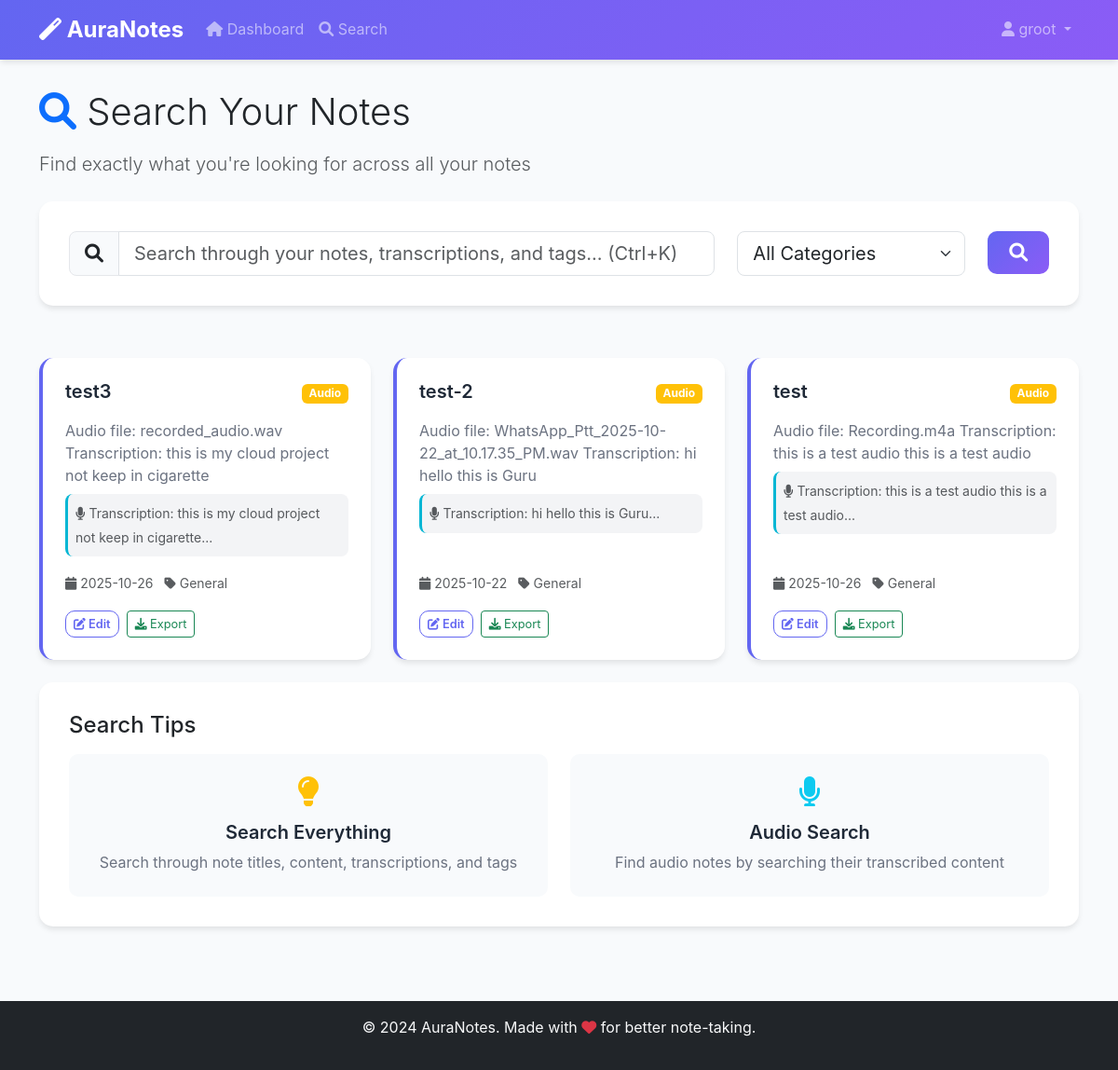
Page /search (signed in) on the committed database.
### app.py (models this page shows)
class User(UserMixin, db.Model):
    id = db.Column(db.Integer, primary_key=True)
    username = db.Column(db.String(80), unique=True, nullable=False)
    email = db.Column(db.String(120), unique=True, nullable=False)
    password_hash = db.Column(db.String(120), nullable=False)
    created_at = db.Column(db.DateTime, default=datetime.utcnow)
    notes = db.relationship('Note', backref='author', lazy=True)

class Note(db.Model):
    id = db.Column(db.Integer, primary_key=True)
    title = db.Column(db.String(200), nullable=False)
    content = db.Column(db.Text, nullable=False)
    note_type = db.Column(db.String(20), nullable=False)  # 'text', 'file', 'audio'
    file_path = db.Column(db.String(500))
    transcription = db.Column(db.Text)  # For audio notes
    category = db.Column(db.String(50), default='General')
    tags = db.Column(db.String(500))  # JSON string of tags
    created_at = db.Column(db.DateTime, default=datetime.utcnow)
    updated_at = db.Column(db.DateTime, default=datetime.utcnow, onupdate=datetime.utcnow)
    user_id = db.Column(db.Integer, db.ForeignKey('user.id'), nullable=False)
    is_shared = db.Column(db.Boolean, default=False)
    shared_with = db.Column(db.String(500))  # JSON string of user IDs

### app.py (the view, shortened to what this page needs)
@app.route('/search')
@login_required
def search():
    query = request.args.get('q', '')
    category = request.args.get('category', '')
    notes_query = Note.query.filter_by(user_id=current_user.id)
    if category:
        notes_query = notes_query.filter_by(category=category)
    notes = notes_query.order_by(Note.updated_at.desc()).all()
    return render_template('search.html', notes=notes, query=query, category=category)

### app.py (called while the page is built)
@login_manager.user_loader
def load_user(user_id):
    return User.query.get(int(user_id))

### templates/search.html (shortened to what this page needs)
{% extends "base.html" %}
{% block content %}
<div class="search-container">
    <div class="container">
        <div class="row">
            <div class="col-12">
                <div class="search-header mb-4">
                    <h1 class="display-6 mb-3">
                        <i class="fas fa-search text-primary"></i> Search Your Notes
                    </h1>
                    <p class="lead text-muted">Find exactly what you're looking for across all your notes</p>
                </div>
            </div>
        </div>
        <div class="row mb-4">
            <div class="col-12">
                <div class="search-form">
                    <form method="GET" action="{{ url_for('search') }}">
                        <div class="row">
                            <div class="col-md-8">
                                <div class="input-group input-group-lg">
                                    <span class="input-group-text">
                                        <i class="fas fa-search"></i>
                                    </span>
                                    <input type="text" class="form-control" name="q" value="{{ query }}"
                                           placeholder="Search through your notes, transcriptions, and tags...">
                                </div>
                            </div>
                            <div class="col-md-3">
                                <select class="form-select form-select-lg" name="category">
                                    <option value="">All Categories</option>
                                </select>
                            </div>
                            <div class="col-md-1">
                                <button type="submit" class="btn btn-primary btn-lg w-100">
                                    <i class="fas fa-search"></i>
                                </button>
                            </div>
                        </div>
                    </form>
                </div>
            </div>
        </div>
        <div class="row">
            {% for note in notes %}
            <div class="col-md-6 col-lg-4 mb-4">
                <div class="note-card search-result-card">
                    <div class="note-header">
                        <h5 class="note-title">{{ note.title }}</h5>
                        <div class="note-type-badge">
                            {% if note.note_type == 'text' %}
                                <span class="badge bg-primary">Text</span>
                            {% elif note.note_type == 'file' %}
                                <span class="badge bg-success">File</span>
                            {% elif note.note_type == 'audio' %}
                                <span class="badge bg-warning">Audio</span>
                            {% endif %}
                        </div>
                    </div>
                    <div class="note-content">
                        <p class="note-preview">{{ note.content[:150] }}{% if note.content|length > 150 %}...{% endif %}</p>
                        {% if note.transcription %}
                        <div class="transcription-preview">
                            <small class="text-muted">
                                <i class="fas fa-microphone"></i> Transcription: {{ note.transcription[:100] }}...
                            </small>
                        </div>
                        {% endif %}
                    </div>
                    <div class="note-meta">
                        <small class="text-muted">
                            <i class="fas fa-calendar"></i> {{ note.created_at.strftime('%Y-%m-%d') }}
                            <i class="fas fa-tag ms-2"></i> {{ note.category }}
                        </small>
                    </div>
                    <div class="note-actions">
                        <a href="{{ url_for('edit_note', note_id=note.id) }}" class="btn btn-sm btn-outline-primary">
                            <i class="fas fa-edit"></i> Edit
                        </a>
                        <a href="{{ url_for('export_note', note_id=note.id) }}" class="btn btn-sm btn-outline-success">
                            <i class="fas fa-download"></i> Export
                        </a>
                    </div>
                </div>
            </div>
            {% endfor %}
        </div>
        {% if not query and not category %}
        <div class="row">
            <div class="col-12">
                <div class="search-tips">
                    <h4 class="mb-3">Search Tips</h4>
                    <div class="row">
                        <div class="col-md-6">
                            <div class="tip-card">
                                <i class="fas fa-lightbulb text-warning"></i>
                                <h5>Search Everything</h5>
                                <p>Search through note titles, content, transcriptions, and tags</p>
                            </div>
                        </div>
                        <div class="col-md-6">
                            <div class="tip-card">
                                <i class="fas fa-microphone text-info"></i>
                                <h5>Audio Search</h5>
                                <p>Find audio notes by searching their transcribed content</p>
                            </div>
                        </div>
                    </div>
                </div>
            </div>
        </div>
        {% endif %}
    </div>
</div>
{% endblock %}

### templates/base.html (shortened to what this page needs)
<!DOCTYPE html>
<html lang="en">
<head>
    <link href="https://cdn.jsdelivr.net/npm/bootstrap@5.3.0/dist/css/bootstrap.min.css" rel="stylesheet">
    <link href="https://cdnjs.cloudflare.com/ajax/libs/font-awesome/6.0.0/css/all.min.css" rel="stylesheet">
    <link href="{{ url_for('static', filename='css/style.css') }}" rel="stylesheet">
</head>
<body>
    <nav class="navbar navbar-expand-lg navbar-dark bg-gradient">
        <div class="container">
            <a class="navbar-brand fw-bold" href="{{ url_for('index') }}">
                <i class="fas fa-magic"></i> AuraNotes
            </a>
            {% if current_user.is_authenticated %}
            <div class="collapse navbar-collapse" id="navbarNav">
                <ul class="navbar-nav me-auto">
                    <li class="nav-item">
                        <a class="nav-link" href="{{ url_for('dashboard') }}">
                            <i class="fas fa-home"></i> Dashboard
                        </a>
                    </li>
                    <li class="nav-item">
                        <a class="nav-link" href="{{ url_for('search') }}">
                            <i class="fas fa-search"></i> Search
                        </a>
                    </li>
                </ul>
                <ul class="navbar-nav">
                    <li class="nav-item dropdown">
                        <a class="nav-link dropdown-toggle" href="#" role="button" data-bs-toggle="dropdown">
                            <i class="fas fa-user"></i> {{ current_user.username }}
                        </a>
                    </li>
                </ul>
            </div>
            {% endif %}
        </div>
    </nav>
    <main class="container-fluid">
        {% block content %}{% endblock %}
    </main>
    <footer class="bg-dark text-light text-center py-3 mt-5">
        <div class="container">
            <p>&copy; 2024 AuraNotes. Made with <i class="fas fa-heart text-danger"></i> for better note-taking.</p>
        </div>
    </footer>
</body>
</html>

### static/css/style.css (style rules this page uses)
:root { --primary-color: #6366f1; --secondary-color: #8b5cf6; --success-color: #10b981; --warning-color: #f59e0b; --danger-color: #ef4444; --info-color: #06b6d4; --dark-color: #1f2937; --light-color: #f8fafc; --gradient-primary: linear-gradient(135deg, #6366f1 0%, #8b5cf6 100%); --gradient-secondary: linear-gradient(135deg, #06b6d4 0%, #3b82f6 100%); }
body { font-family: 'Inter', -apple-system, BlinkMacSystemFont, 'Segoe UI', Roboto, sans-serif; background-color: var(--light-color); line-height: 1.6; }
.navbar.bg-gradient { background: var(--gradient-primary) !important; box-shadow: 0 4px 6px -1px rgba(0, 0, 0, 0.1); }
.navbar-brand { font-size: 1.5rem; font-weight: 700; }
.input-group-text { background: var(--light-color); border-color: #e5e7eb; }
.note-card { background: white; border-radius: 15px; padding: 1.5rem; box-shadow: 0 4px 6px -1px rgba(0, 0, 0, 0.1); transition: transform 0.3s ease, box-shadow 0.3s ease; height: 100%; display: flex; flex-direction: column; }
.note-header { display: flex; justify-content: space-between; align-items: flex-start; margin-bottom: 1rem; }
.note-title { font-weight: 600; color: var(--dark-color); margin: 0; flex: 1; }
.note-type-badge { margin-left: 1rem; }
.note-content { flex: 1; margin-bottom: 1rem; }
.note-preview { color: #6b7280; margin: 0; line-height: 1.5; }
.transcription-preview { margin-top: 0.5rem; padding: 0.5rem; background: #f3f4f6; border-radius: 8px; border-left: 3px solid var(--info-color); }
.note-meta { margin-bottom: 1rem; }
.note-actions { display: flex; gap: 0.5rem; flex-wrap: wrap; }
.note-actions .btn { font-size: 0.8rem; padding: 0.25rem 0.5rem; }
.search-container { padding: 2rem 0; }
.search-form { background: white; border-radius: 15px; padding: 2rem; box-shadow: 0 4px 6px -1px rgba(0, 0, 0, 0.1); margin-bottom: 2rem; }
.search-result-card { border-left: 4px solid var(--primary-color); }
.search-tips { background: white; border-radius: 15px; padding: 2rem; box-shadow: 0 4px 6px -1px rgba(0, 0, 0, 0.1); }
.tip-card { text-align: center; padding: 1.5rem; background: #f8fafc; border-radius: 10px; height: 100%; }
.tip-card i { font-size: 2rem; margin-bottom: 1rem; }
.tip-card h5 { color: var(--dark-color); font-weight: 600; margin-bottom: 0.5rem; }
.tip-card p { color: #6b7280; margin: 0; }
.btn-primary { background: var(--gradient-primary); border: none; border-radius: 10px; font-weight: 600; transition: transform 0.2s ease; }
.btn-outline-primary { border-color: var(--primary-color); color: var(--primary-color); border-radius: 10px; font-weight: 600; }
footer { margin-top: auto; }
.note-card { animation: fadeInUp 0.6s ease-out; }
.note-card:nth-child(1) { animation-delay: 0.1s; }

### rows in the picture
User: username "groot"
Note: title "test3", note_type "Audio", content "Audio file: recorded_audio.wav Transcription: this is my cloud project not keep in cigarette", transcription "this is my cloud project not keep in cigarette", created_at "2025-10-26", category "General"
Note: title "test-2", note_type "Audio", content "Audio file: WhatsApp_Ptt_2025-10-22_at_10.17.35_PM.wav Transcription: hi hello this is Guru", transcription "hi hello this is Guru", created_at "2025-10-22", category "General"
Note: title "test", note_type "Audio", content "Audio file: Recording.m4a Transcription: this is a test audio this is a test audio", transcription "this is a test audio this is a test audio", created_at "2025-10-26", category "General"
